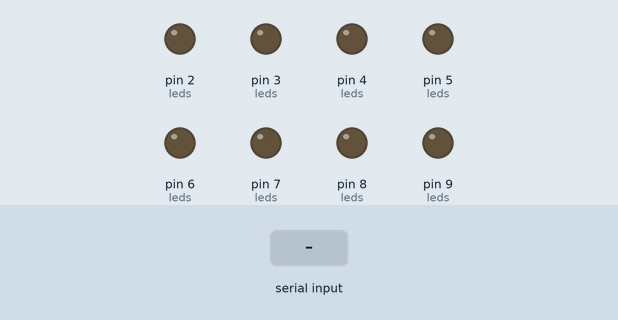
Simulated run of this sketch. Board: Arduino Uno, built with avr-gcc and run on an emulated ATmega328P. Parts: output pins drawn as LEDs (lit = HIGH). Inputs (shaded band) come from the test bench.

Above: at 1.2 s.
1.3 s: "90,45\n" received over Serial
At 1.7 s:
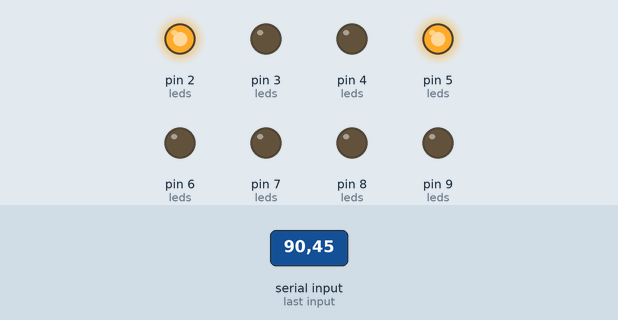
2.8 s: "30,150\n" received over Serial
At 4.0 s:
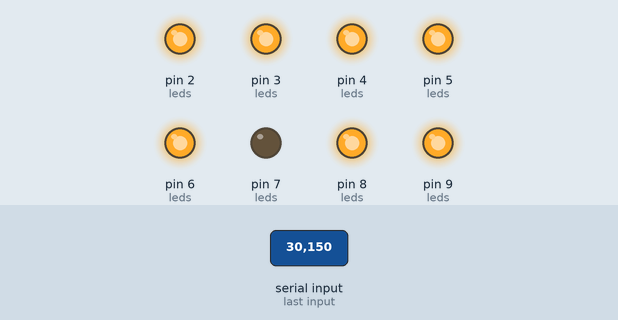
4.3 s: "90\n" received over Serial
At 5.1 s:
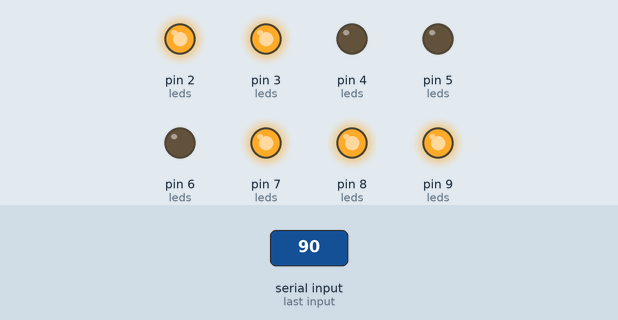
5.8 s: "200\n" received over Serial
At 6.3 s:
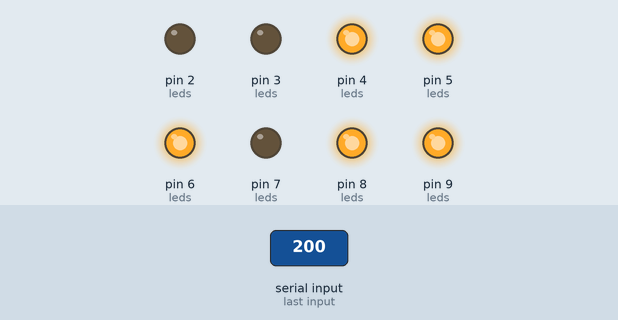
7.3 s: "30,150\n" received over Serial
At 8.5 s:
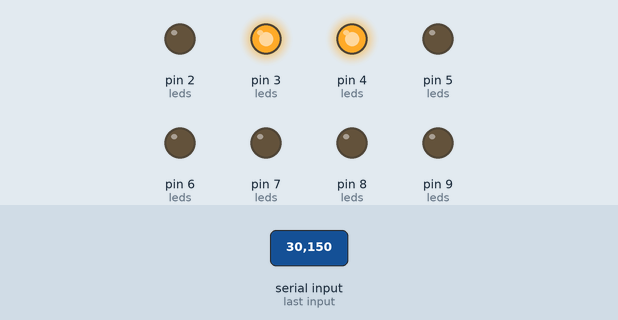
8.8 s: "5\n" received over Serial
At 9.7 s:
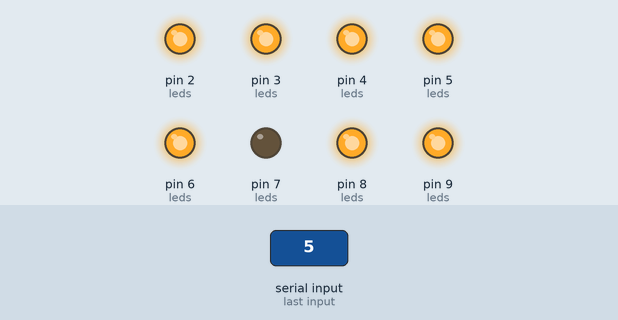
Timing chart, 0 to 11.3 s (numbered marks = the images above; inputs shaded):
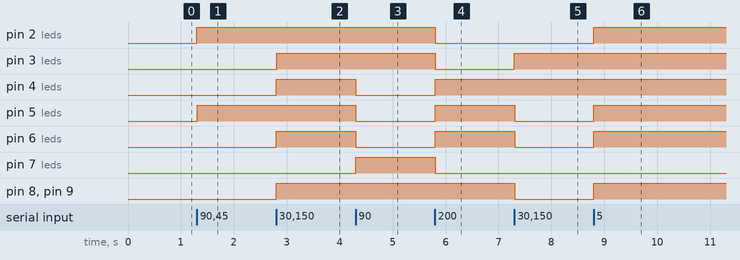

The sketch:

LED_BIN.ino
```cpp
#define LED_0 2
#define LED_1 3
#define LED_2 4
#define LED_3 5
#define LED_4 6
#define LED_5 7
#define LED_6 8
#define LED_7 9

int leds[] = {LED_0, LED_1, LED_2, LED_3, LED_4, LED_5, LED_6, LED_7};

void setup() {
  for(int i = LED_0; i<=LED_7; i++){
      pinMode(i, OUTPUT);
  }
  Serial.begin(9600);
}

int intNum1 = 0;
int intNum2 = 0;

void loop() {
  if(Serial.available()){
    int num = Serial.read() - '0';
    if(intNum1 != 0){
      intNum2 = num;
    } else {
      intNum1 = num;
    }
  }

  if(intNum1 != 0 && intNum2 != 0){
    int intSum = intNum1 + intNum2;
    for(int i = 0; i<8; i++){
      int b = bitRead(intSum, i);
      digitalWrite(leds[i], b);
    }
    intNum1 = 0;
    intNum2 = 0;
  }
//  char Srl = Serial.read();
//  int S_read = Srl - '0';
//
//  for(int i = 0; i < 8; i++){
//      if(S_read == i){
//
//        if(count ==2){
//        digitalWrite(leds[i], HIGH);
//        }
//        count = 0;
//      }
//  }
}
```

Measured:
- after the input at 1.3 s, pin 2 (leds), pin 5 (leds): LOW → HIGH at once
- after the input at 2.8 s, pin 3 (leds), pin 4 (leds), pin 6 (leds), pin 8 (leds), pin 9 (leds): LOW → HIGH at once
- after the input at 4.3 s, pin 4 (leds), pin 5 (leds), pin 6 (leds): HIGH → LOW at once; pin 7 (leds): LOW → HIGH at once
- after the input at 5.8 s, pin 2 (leds), pin 3 (leds), pin 7 (leds): HIGH → LOW at once; pin 4 (leds), pin 5 (leds), pin 6 (leds): LOW → HIGH at once
- after the input at 7.3 s, pin 3 (leds): LOW → HIGH at once; pin 5 (leds), pin 6 (leds), pin 8 (leds), pin 9 (leds): HIGH → LOW at once
- after the input at 8.8 s, pin 2 (leds), pin 5 (leds), pin 6 (leds), pin 8 (leds), pin 9 (leds): LOW → HIGH at once
